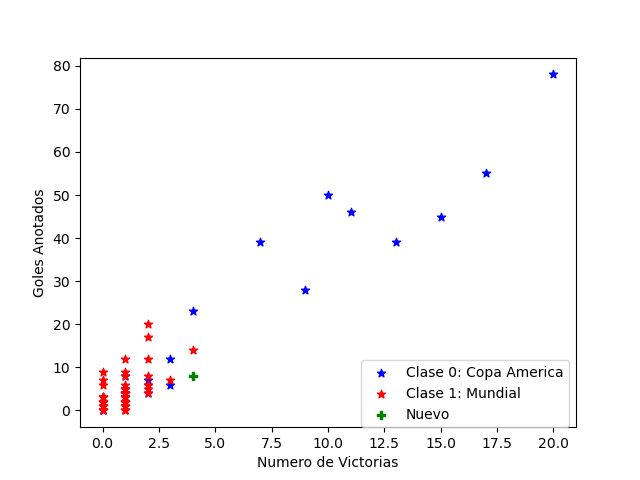

The script that saved this image:
import matplotlib.pyplot as plt
from sklearn.model_selection import train_test_split
from sklearn.neighbors import KNeighborsClassifier
from sklearn.preprocessing import MinMaxScaler
import pandas as pd

#Tendremos dos categorias 0 - si el torneo es la copa america y 1 - si el torneo es el mundial
#Contaremos con la cantidad de goles anotados para cada equipo y el porcentaje de victorias 


df = pd.read_csv('../csv/torneos_oficiales.csv')
goles = pd.read_csv('../csv/goles.csv')

df.drop(['Unnamed: 0'], axis=1, inplace=True)
df.drop(['Neutral'], axis=1, inplace=True)
goles.drop(['Unnamed: 0'], axis=1, inplace=True)

#inner = pd.merge(df, goles, on=['Fecha', 'Local', 'Visitante'], how='left')

#goles[goles['Equipo'] == 'Argentina']

argentina_L = df[(df['Local'] == 'Argentina')]
argentina_L_torneo = argentina_L[(argentina_L['Torneo'] == 'FIFA World Cup') | (argentina_L['Torneo'] == 'Copa América')].reset_index(drop = True)
argentina_L_torneo = argentina_L_torneo.drop(['Local','Ciudad', 'Pais', 'Fecha'], axis=1)

argentina_V = df[(df['Visitante'] == 'Argentina')]
argentina_V_torneo = argentina_V[(argentina_V['Torneo'] == 'FIFA World Cup') | (argentina_V['Torneo'] == 'Copa América')].reset_index(drop = True)
argentina_V_torneo = argentina_V_torneo.drop(['Visitante','Ciudad', 'Pais', 'Fecha'], axis=1)
argentina_V_torneo


def clasifTorneo(columnaTorneo): 
    if columnaTorneo == 'Copa América': 
        return 0
    else: 
        return 1 

argentina_L_torneo['Grupo'] = argentina_L_torneo['Torneo'].apply(clasifTorneo)
argentina_V_torneo['Grupo'] = argentina_V_torneo['Torneo'].apply(clasifTorneo)

argentina_L_torneo['Resultado'] = pd.Series(dtype = object)
argentina_V_torneo['Resultado'] = pd.Series(dtype = object)


for i in range(len(argentina_L_torneo)):

    if argentina_L_torneo.iloc[i, -5] < argentina_L_torneo.iloc[i, -4]:
        argentina_L_torneo['Resultado'].iloc[i] = 'P'
    elif argentina_L_torneo.iloc[i, -5] > argentina_L_torneo.iloc[i, -4]:
        argentina_L_torneo['Resultado'].iloc[i] = 'G'
    else:
        argentina_L_torneo['Resultado'].iloc[i] = 'E'


for i in range(len(argentina_V_torneo)):

    if argentina_V_torneo.iloc[i, -4] < argentina_V_torneo.iloc[i, -5]:
        argentina_V_torneo['Resultado'].iloc[i] = 'P'
    elif argentina_V_torneo.iloc[i, -4] > argentina_V_torneo.iloc[i, -5]:
        argentina_V_torneo['Resultado'].iloc[i] = 'G'
    else:
        argentina_V_torneo['Resultado'].iloc[i] = 'E'

argentina_V_torneo_cp = argentina_V_torneo[argentina_V_torneo['Grupo'] == 0]
argentina_L_torneo_cp = argentina_L_torneo[argentina_L_torneo['Grupo'] == 0]
argentina_L_torneo_m = argentina_L_torneo[argentina_L_torneo['Grupo'] == 1]
argentina_V_torneo_m = argentina_V_torneo[argentina_V_torneo['Grupo'] == 1]


def datosEquipoL(lista_equiposV, columnaEquiposV, columnaGolesL, columnaResultadoL, columnaGrupo):
    #Recibe
    # columnaMinutosL_df -> Columna del dataframe que contiene los minutos en los que anotaron gol de local
    # lista_minutosL-> lista con los valores únicos de la columna minuto

    equipo = {

    }

    equipo_datos = {

    }

    for equipo1 in lista_equiposV:

        num_partidos = 0
        cant_goles = 0
        cant_victorias = 0

        for i in range(len(columnaEquiposV)):
            if equipo1 == columnaEquiposV.iloc[i]:

                num_partidos += 1
                cant_goles += columnaGolesL.iloc[i]
                grupo = columnaGrupo.iloc[i]

                if columnaResultadoL.iloc[i] == 'G':
                    cant_victorias += 1

            equipo_datos = {
                'goles_anotados': cant_goles,
                'num_partidos': num_partidos,
                'num_victorias': cant_victorias,
                'grupo': grupo
            }

        equipo[equipo1] = equipo_datos

    return equipo


def datosEquipoV(lista_equiposL, columnaEquiposL, columnaGolesV, columnaResultadoV, columnaGrupo):
    #Recibe
    # columnaMinutosL_df -> Columna del dataframe que contiene los minutos en los que anotaron gol de local
    # lista_minutosL-> lista con los valores únicos de la columna minuto

    equipo = {

    }

    equipo_datos = {

    }

    for equipo1 in lista_equiposL:

        num_partidos = 0
        cant_goles = 0
        cant_victorias = 0

        for i in range(len(columnaEquiposL)):
            if equipo1 == columnaEquiposL.iloc[i]:

                num_partidos += 1
                cant_goles += columnaGolesV.iloc[i]
                grupo = columnaGrupo.iloc[i]

                if columnaResultadoV.iloc[i] == 'G':
                    cant_victorias += 1

            equipo_datos = {
                'goles_anotados': cant_goles,
                'num_partidos': num_partidos,
                'num_victorias': cant_victorias,
                'grupo': grupo
            }

            equipo[equipo1] = equipo_datos

    return equipo


argentina_V_torneo_cp = argentina_V_torneo[argentina_V_torneo['Grupo'] == 0]
argentina_L_torneo_cp = argentina_L_torneo[argentina_L_torneo['Grupo'] == 0]
argentina_L_torneo_m = argentina_L_torneo[argentina_L_torneo['Grupo'] == 1]
argentina_V_torneo_m = argentina_V_torneo[argentina_V_torneo['Grupo'] == 1]

x_cp = datosEquipoL(lista_equiposV=list(argentina_L_torneo_cp['Visitante'].unique()), columnaEquiposV=argentina_L_torneo_cp['Visitante'],
                    columnaGolesL=argentina_L_torneo_cp['Goles_Local'], columnaResultadoL=argentina_L_torneo_cp['Resultado'], columnaGrupo=argentina_L_torneo_cp['Grupo'])
x_m = datosEquipoL(lista_equiposV=list(argentina_L_torneo_m['Visitante'].unique()), columnaEquiposV=argentina_L_torneo_m['Visitante'],
                    columnaGolesL=argentina_L_torneo_cp['Goles_Local'], columnaResultadoL=argentina_L_torneo_m['Resultado'], columnaGrupo=argentina_L_torneo_m['Grupo'])

y_cp = datosEquipoV(lista_equiposL=list(argentina_V_torneo_cp['Local'].unique()), columnaEquiposL=argentina_V_torneo_cp['Local'],
                    columnaGolesV=argentina_V_torneo_cp['Goles_Visitantes'], columnaResultadoV=argentina_V_torneo_cp['Resultado'], columnaGrupo=argentina_V_torneo_cp['Grupo'])
y_m = datosEquipoV(lista_equiposL=list(argentina_V_torneo_m['Local'].unique()), columnaEquiposL=argentina_V_torneo_m['Local'],
                    columnaGolesV=argentina_V_torneo_m['Goles_Visitantes'], columnaResultadoV=argentina_V_torneo_m['Resultado'], columnaGrupo=argentina_V_torneo_m['Grupo'])

a_localdf_cp = pd.DataFrame.from_dict(x_cp, orient='index')
a_localdf_cp = a_localdf_cp.reset_index()
a_localdf_cp.columns = ['Equipo', 'Goles Anotados',
                        'Num Partidos', 'Num Victorias', 'Grupo']

a_localdf_m = pd.DataFrame.from_dict(x_m, orient='index')
a_localdf_m = a_localdf_m.reset_index()
a_localdf_m.columns = ['Equipo', 'Goles Anotados',
                        'Num Partidos', 'Num Victorias', 'Grupo']

a_visitdf_cp = pd.DataFrame.from_dict(y_cp, orient='index')
a_visitdf_cp = a_visitdf_cp.reset_index()
a_visitdf_cp.columns = ['Equipo', 'Goles Anotados',
                        'Num Partidos', 'Num Victorias', 'Grupo']

a_visitdf_m = pd.DataFrame.from_dict(y_m, orient='index')
a_visitdf_m = a_visitdf_m.reset_index()
a_visitdf_m.columns = ['Equipo', 'Goles Anotados',
                        'Num Partidos', 'Num Victorias', 'Grupo']

n = pd.concat([a_localdf_cp, a_localdf_m])
m = pd.concat([a_visitdf_cp, a_visitdf_m])

arg_df = pd.concat([n, m], ignore_index=True)

#-------------------------- Modelo KNN ----------- 

cp_arg = arg_df[arg_df['Grupo'] == 0]

m_arg = arg_df[arg_df['Grupo'] == 1]

X = arg_df[['Goles Anotados', 'Num Victorias']]
y = arg_df['Grupo']

escalador = MinMaxScaler().fit(X.values)

X = escalador.fit_transform(X.values)

clasificador = KNeighborsClassifier(n_neighbors=3)
clasificador.fit(X, y)


num_victorias = 4
cant_goles = 8

nuevo = escalador.transform([[num_victorias, cant_goles]])
print("Clase", clasificador.predict(nuevo))

#plt.figure(figsize = (10, 15))
plt.scatter(cp_arg['Num Victorias'], cp_arg['Goles Anotados'], marker='*', color='blue',
            label='Clase 0: Copa America')
plt.scatter(m_arg['Num Victorias'], m_arg['Goles Anotados'], marker='*', color='red',
            label='Clase 1: Mundial')
plt.scatter(num_victorias, cant_goles, marker='P',
            color='green', label='Nuevo')

plt.ylabel('Goles Anotados')
plt.xlabel('Numero de Victorias')
plt.legend(bbox_to_anchor=(1, 0.2))
plt.savefig("clasificacion/clasificacion.png")

#plt.show()
